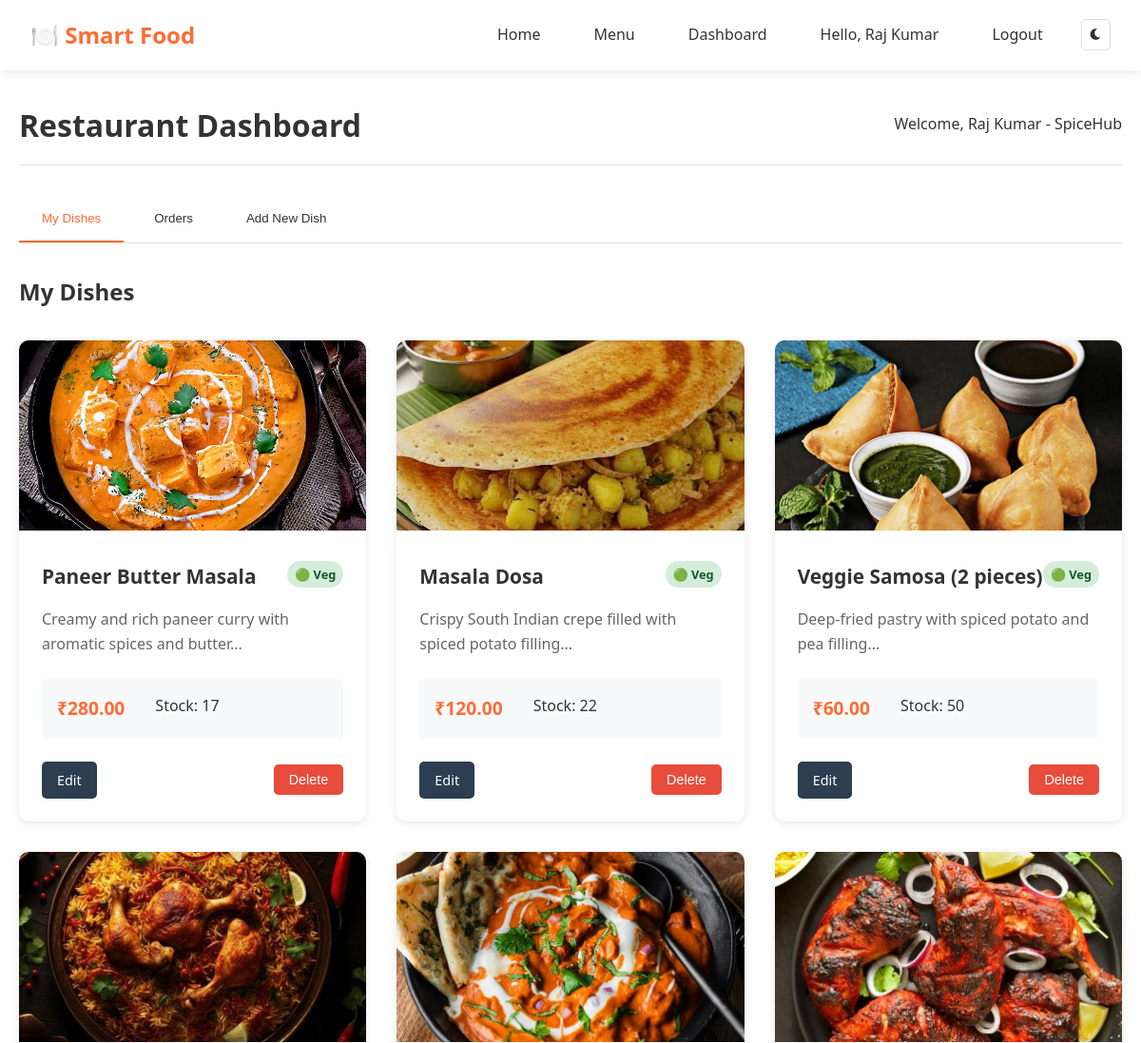
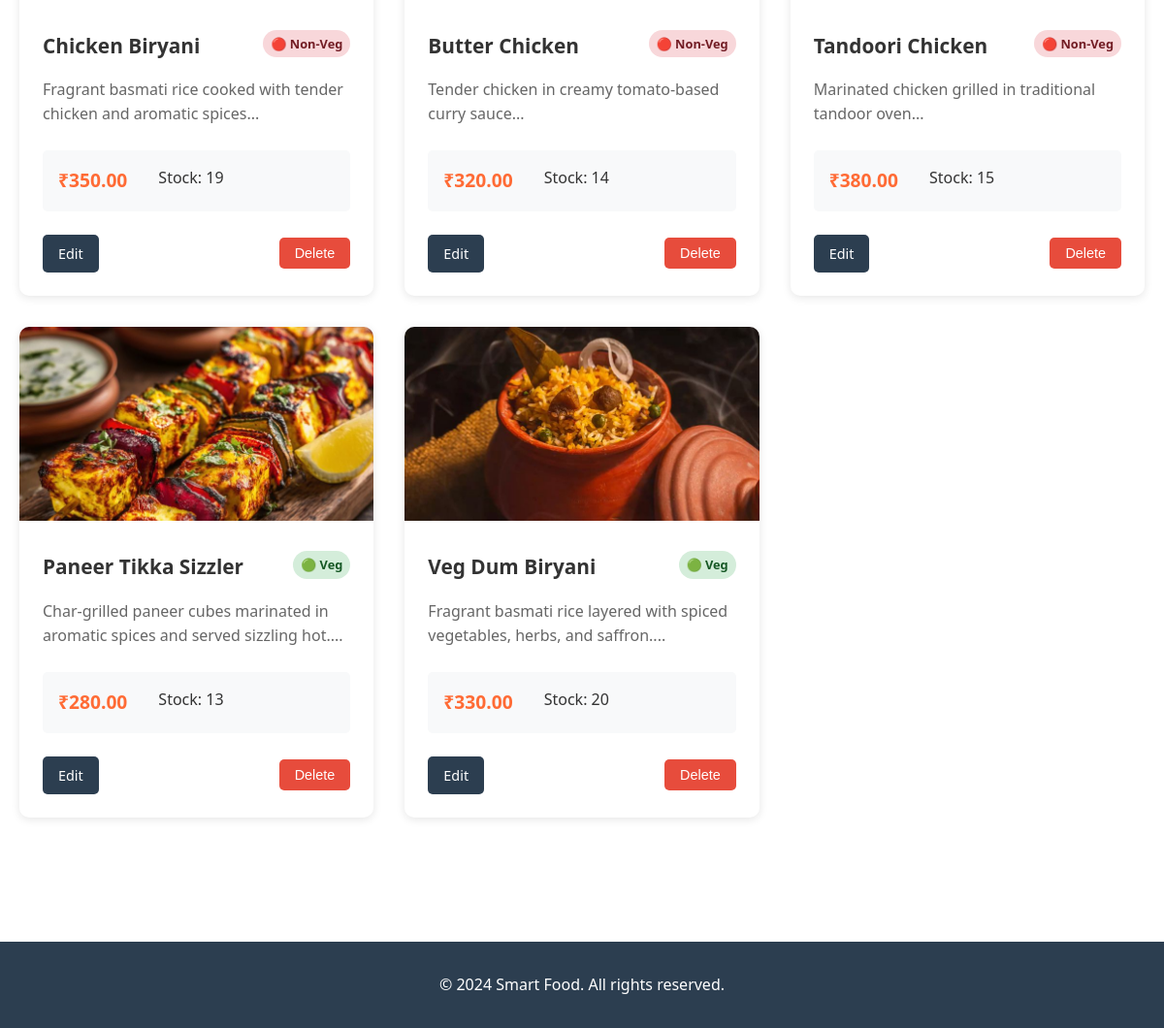
Screenshot of /owner-dashboard (signed in) with the database file from the repository (2 pictures, top to bottom).
### models/models.py (models this page shows, shortened)
class Owner(UserMixin, db.Model):
    __tablename__ = 'owners'
    id = db.Column(db.Integer, primary_key=True)
    name = db.Column(db.String(100), nullable=False)
    email = db.Column(db.String(120), unique=True, nullable=False)
    password = db.Column(db.String(200), nullable=False)
    restaurant_name = db.Column(db.String(100), nullable=False)
    approved = db.Column(db.Boolean, default=False)
    created_at = db.Column(db.DateTime, default=datetime.utcnow)
    dishes = db.relationship('Dish', backref='owner', lazy=True, cascade='all, delete-orphan')

class Dish(db.Model):
    __tablename__ = 'dishes'
    id = db.Column(db.Integer, primary_key=True)
    name = db.Column(db.String(100), nullable=False)
    description = db.Column(db.Text, nullable=False)
    price = db.Column(db.Float, nullable=False)
    stock = db.Column(db.Integer, default=0)
    image_path = db.Column(db.String(200), default='default.jpg')
    is_veg = db.Column(db.Boolean, default=True)
    owner_id = db.Column(db.Integer, db.ForeignKey('owners.id'), nullable=False)
    created_at = db.Column(db.DateTime, default=datetime.utcnow)
    order_items = db.relationship('OrderItem', backref='dish', lazy=True)

### routes/owner_routes.py (the view)
@owner_bp.route('/owner-dashboard')
@login_required
def dashboard():
    if session.get('user_type') != 'owner':
        flash('Access denied', 'error')
        return redirect(url_for('index'))
    dishes = Dish.query.filter_by(owner_id=current_user.id).all()
    order_items = db.session.query(OrderItem).join(Dish).filter(Dish.owner_id == current_user.id).all()
    orders_data = {}
    for item in order_items:
        order_id = item.order_id
        if order_id not in orders_data:
            orders_data[order_id] = {
                'order': item.order,
                'items': [],
                'total': 0
            }
        orders_data[order_id]['items'].append(item)
        orders_data[order_id]['total'] += item.price * item.quantity
    return render_template('owner_dashboard.html', dishes=dishes, orders_data=orders_data)

### app.py (called while the page is built)
@login_manager.user_loader
def load_user(user_id):
    user_type = session.get('user_type')
    if user_type == 'customer':
        return Customer.query.get(int(user_id))
    elif user_type == 'owner':
        return Owner.query.get(int(user_id))
    return None

### templates/owner_dashboard.html (shortened to what this page needs)
{% extends "base.html" %}
{% block content %}
<div class="container">
    <div class="dashboard-header">
        <h1>Restaurant Dashboard</h1>
        <p>Welcome, {{ current_user.name }} - {{ current_user.restaurant_name }}</p>
    </div>
    <div class="dashboard-tabs">
        <button class="tab-btn active" onclick="showTab('dishes')">My Dishes</button>
        <button class="tab-btn" onclick="showTab('orders')">Orders</button>
        <button class="tab-btn" onclick="showTab('add-dish')">Add New Dish</button>
    </div>
    <div id="dishes-tab" class="tab-content active">
        <div class="section-header">
            <h2>My Dishes</h2>
        </div>
        <div class="dishes-grid">
            {% for dish in dishes %}
            <div class="dish-card">
                <img src="{{ url_for('static', filename='img/dishes/' + dish.image_path) }}"
                     alt="{{ dish.name }}" class="dish-image">
                <div class="dish-info">
                    <div class="dish-header">
                        <h3>{{ dish.name }}</h3>
                        <span class="dish-type {{ 'veg' if dish.is_veg else 'non-veg' }}">
                            {{ '🟢 Veg' if dish.is_veg else '🔴 Non-Veg' }}
                        </span>
                    </div>
                    <p class="dish-description">{{ dish.description[:100] }}...</p>
                    <div class="dish-meta">
                        <span class="dish-price">₹{{ "%.2f"|format(dish.price) }}</span>
                        <span class="stock-info">Stock: {{ dish.stock }}</span>
                    </div>
                    <div class="dish-actions">
                        <a href="{{ url_for('owner.edit_dish', dish_id=dish.id) }}" class="btn btn-secondary btn-small">Edit</a>
                        <form method="POST" action="{{ url_for('owner.delete_dish', dish_id=dish.id) }}"
                              style="display: inline;" onsubmit="return confirm('Are you sure you want to delete this dish?')">
                            <button type="submit" class="btn btn-danger btn-small">Delete</button>
                        </form>
                    </div>
                </div>
            </div>
            {% else %}
            <div class="no-dishes">
                <p>You haven't added any dishes yet. <a href="#" onclick="showTab('add-dish')">Add your first dish</a></p>
            </div>
            {% endfor %}
        </div>
    </div>
</div>
{% endblock %}

### templates/base.html (shortened to what this page needs)
<!DOCTYPE html>
<html lang="en">
<head>
    <link rel="stylesheet" href="{{ url_for('static', filename='css/styles.css') }}">
    <link href="https://cdnjs.cloudflare.com/ajax/libs/font-awesome/6.0.0/css/all.min.css" rel="stylesheet">
</head>
<body>
    <nav class="navbar">
        <div class="nav-container">
            <div class="nav-logo">
                <a href="{{ url_for('index') }}">🍽️ Smart Food</a>
            </div>
            <div class="nav-menu">
                <a href="{{ url_for('index') }}" class="nav-link">Home</a>
                <a href="{{ url_for('menu') }}" class="nav-link">Menu</a>
                {% if current_user.is_authenticated %}
                    {% if session.get('user_type') == 'customer' %}
                        <a href="{{ url_for('customer.cart') }}" class="nav-link">
                            <i class="fas fa-shopping-cart"></i> Cart
                        </a>
                        <a href="{{ url_for('customer.order_history') }}" class="nav-link">Orders</a>
                        <span class="nav-link">Hello, {{ current_user.name }}</span>
                        <a href="{{ url_for('auth.logout') }}" class="nav-link">Logout</a>
                    {% elif session.get('user_type') == 'owner' %}
                        <a href="{{ url_for('owner.dashboard') }}" class="nav-link">Dashboard</a>
                        <span class="nav-link">Hello, {{ current_user.name }}</span>
                        <a href="{{ url_for('auth.logout') }}" class="nav-link">Logout</a>
                    {% endif %}
                {% else %}
                    <a href="{{ url_for('auth.customer_login') }}" class="nav-link">Customer Login</a>
                    <a href="{{ url_for('auth.owner_login') }}" class="nav-link">Owner Login</a>
                {% endif %}
                <button id="theme-toggle" class="theme-toggle">
                    <i class="fas fa-moon"></i>
                </button>
            </div>
        </div>
    </nav>
    <main class="main-content">
        {% block content %}{% endblock %}
    </main>
    <footer class="footer">
        <div class="footer-content">
            <p>&copy; 2024 Smart Food. All rights reserved.</p>
        </div>
    </footer>
</body>
</html>

### static/css/styles.css (style rules this page uses)
html { background-color: #ffffff; transition: background-color 0.3s ease; }
* { -webkit-font-smoothing: antialiased; -moz-osx-font-smoothing: grayscale; }
:root { --primary-color: #ff6b35; --secondary-color: #2c3e50; --success-color: #27ae60; --danger-color: #e74c3c; --warning-color: #f39c12; --info-color: #3498db; --bg-color: #ffffff; --text-color: #333333; --card-bg: #ffffff; --border-color: #e0e0e0; --shadow: 0 2px 10px rgba(0,0,0,0.1); --navbar-bg: #ffffff; --input-bg: #ffffff; --hover-bg: #f8f9fa; }
* { margin: 0; padding: 0; box-sizing: border-box; }
body { font-family: 'Segoe UI', Tahoma, Geneva, Verdana, sans-serif; line-height: 1.6; color: var(--text-color); background-color: var(--bg-color); transition: background-color 0.3s ease, color 0.3s ease; opacity: 1; }
.container { max-width: 1200px; margin: 0 auto; padding: 0 20px; }
.navbar { background-color: var(--navbar-bg); box-shadow: var(--shadow); position: sticky; top: 0; z-index: 1000; transition: background-color 0.3s ease; }
.nav-container { display: flex; justify-content: space-between; align-items: center; padding: 1rem 2rem; max-width: 1200px; margin: 0 auto; }
.nav-logo a { font-size: 1.5rem; font-weight: bold; color: var(--primary-color); text-decoration: none; }
.nav-menu { display: flex; align-items: center; gap: 1.5rem; }
.nav-link { color: var(--text-color); text-decoration: none; padding: 0.5rem 1rem; border-radius: 5px; transition: background-color 0.3s ease; }
.theme-toggle { background: none; border: 1px solid var(--border-color); color: var(--text-color); padding: 0.5rem; border-radius: 5px; cursor: pointer; transition: all 0.3s ease; }
.main-content { min-height: calc(100vh - 120px); padding: 2rem 0; }
.btn { display: inline-block; padding: 0.75rem 1.5rem; border: none; border-radius: 5px; text-decoration: none; cursor: pointer; font-size: 1rem; transition: all 0.3s ease; text-align: center; }
.btn-secondary { background-color: var(--secondary-color); color: white; }
.btn-danger { background-color: var(--danger-color); color: white; }
.btn-small { padding: 0.5rem 1rem; font-size: 0.9rem; }
.dish-card, .owner-card, .order-card { background-color: var(--card-bg); border-radius: 10px; box-shadow: var(--shadow); overflow: hidden; transition: transform 0.3s ease, box-shadow 0.3s ease; }
.dishes-grid { display: grid; grid-template-columns: repeat(auto-fill, minmax(300px, 1fr)); gap: 2rem; margin: 2rem 0; }
.dish-image { width: 100%; height: 200px; object-fit: cover; }
.dish-info { padding: 1.5rem; }
.dish-header { display: flex; justify-content: space-between; align-items: flex-start; margin-bottom: 1rem; }
.dish-header h3 { font-size: 1.3rem; color: var(--text-color); }
.dish-type { padding: 0.25rem 0.5rem; border-radius: 15px; font-size: 0.8rem; font-weight: bold; }
.dish-type.veg { background-color: #d4edda; color: #155724; }
.dish-type.non-veg { background-color: #f8d7da; color: #721c24; }
.dish-description { color: #666; margin-bottom: 1rem; }
.dish-footer, .dish-actions { display: flex; justify-content: space-between; align-items: center; margin-top: 1rem; }
.dish-price { font-size: 1.2rem; font-weight: bold; color: var(--primary-color); }
.dashboard-header { display: flex; justify-content: space-between; align-items: center; margin-bottom: 2rem; padding-bottom: 1rem; border-bottom: 1px solid var(--border-color); }
.dashboard-tabs { display: flex; gap: 0.5rem; margin-bottom: 2rem; border-bottom: 1px solid var(--border-color); }
.tab-btn { padding: 1rem 1.5rem; background: none; border: none; color: var(--text-color); cursor: pointer; border-bottom: 2px solid transparent; transition: all 0.3s ease; }
.tab-btn:hover, .tab-btn.active { color: var(--primary-color); border-bottom-color: var(--primary-color); }
.tab-content { display: none; }
.tab-content.active { display: block; }
.dish-meta { display: flex; gap: 2rem; margin: 1.5rem 0; padding: 1rem; background-color: var(--hover-bg); border-radius: 5px; }
.footer { background-color: var(--secondary-color); color: white; text-align: center; padding: 2rem 0; margin-top: 4rem; }

### rows the page displays
Owner: name "Raj Kumar", restaurant_name "SpiceHub"
Dish: image_path (picture), name "Paneer Butter Masala", is_veg "🟢 Veg", description "Creamy and rich paneer curry with aromatic spices and butter", price "280.00", stock "17"
Dish: image_path (picture), name "Masala Dosa", is_veg "🟢 Veg", description "Crispy South Indian crepe filled with spiced potato filling", price "120.00", stock "22"
Dish: image_path (picture), name "Veggie Samosa (2 pieces)", is_veg "🟢 Veg", description "Deep-fried pastry with spiced potato and pea filling", price "60.00", stock "50"
Dish: image_path (picture), name "Chicken Biryani", is_veg "🔴 Non-Veg", description "Fragrant basmati rice cooked with tender chicken and aromatic spices", price "350.00", stock "19"
Dish: image_path (picture), name "Butter Chicken", is_veg "🔴 Non-Veg", description "Tender chicken in creamy tomato-based curry sauce", price "320.00", stock "14"
Dish: image_path (picture), name "Tandoori Chicken", is_veg "🔴 Non-Veg", description "Marinated chicken grilled in traditional tandoor oven", price "380.00", stock "15"
Dish: image_path (picture), name "Paneer Tikka Sizzler", is_veg "🟢 Veg", description "Char-grilled paneer cubes marinated in aromatic spices and served sizzling hot.", price "280.00", stock "13"
Dish: image_path (picture), name "Veg Dum Biryani", is_veg "🟢 Veg", description "Fragrant basmati rice layered with spiced vegetables, herbs, and saffron.", price "330.00", stock "20"
